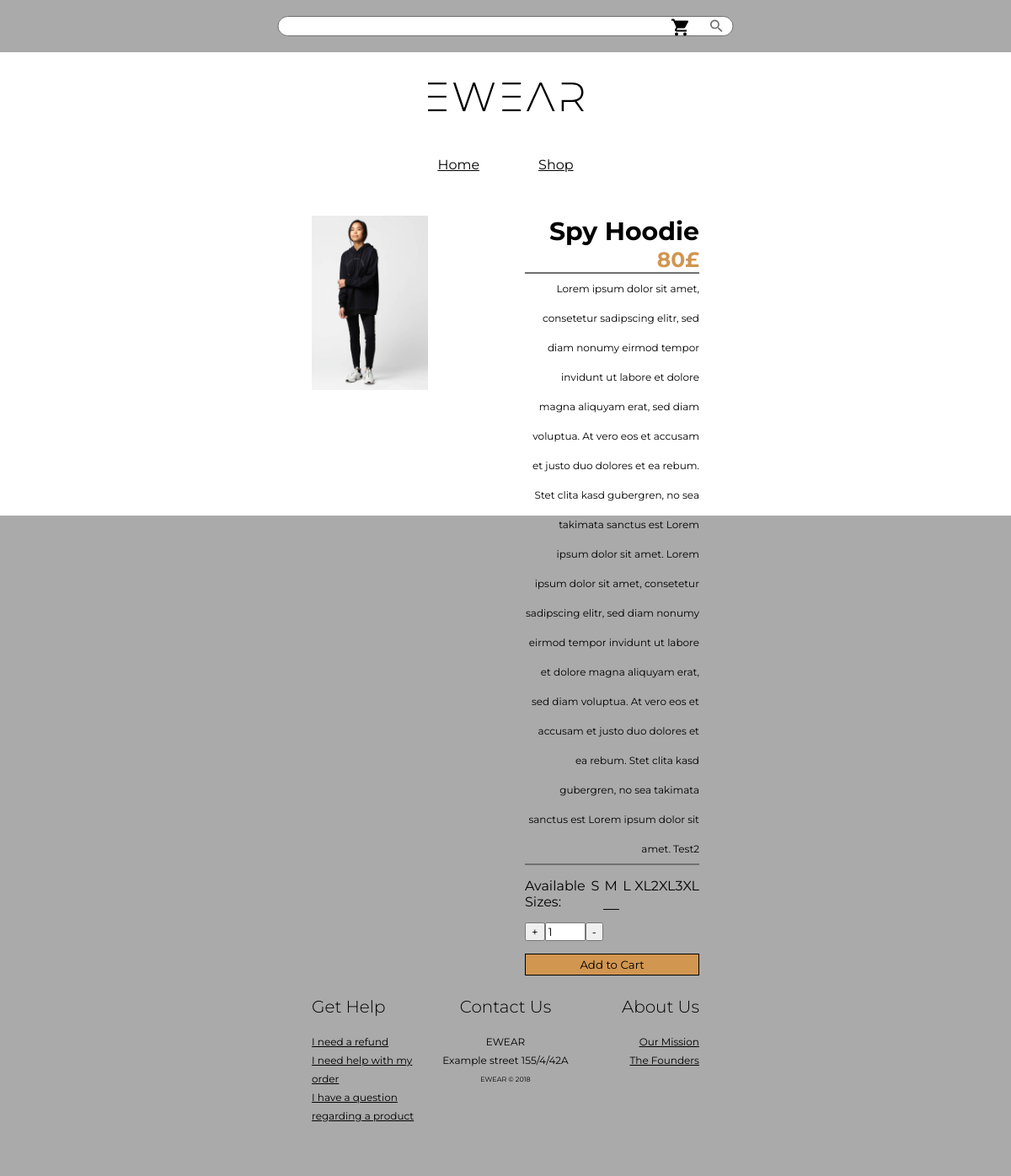
The app's page /shop/prod/Spy Hoodie with its own data.
### tables this page shows
CREATE TABLE `products` (
  `id` int(11) NOT NULL,
  `title` varchar(100) NOT NULL,
  `product_desc` varchar(500) NOT NULL,
  `product_desc_long` text NOT NULL,
  `base_price` int(11) NOT NULL,
  `image` varchar(200) NOT NULL,
  `created_at` int(11) NOT NULL,
  `in_stock` tinyint(1) NOT NULL,
  `data` text NOT NULL,
  `category_fs` int(11) NOT NULL
);

### app/helper.php (called while the page is built, shortened)
<?php
function load_view($view, $data=array()){
	require __DIR__."/../views/sites/".$view.".php";
}

### app/Controllers/Shop.php (called while the page is built, shortened)
<?php
class Shop extends Controller
{
	public function prod($parm){
		$product=new Product();
		$data['prod']=$product->getProduct($parm);
		$this->view->files_css=['product.css'];
		$this->view->render("shop/prod", $data);
	}
}

### index.php (called while the page is built, shortened)
<?php
spl_autoload_register(function($class){
	$path=str_replace("App\\", "app/", $class);
	$path=str_replace("\\", "/", $path);
	$path=__DIR__."/".$path.".php";
});
require __DIR__."/app/helper.php";
$app= new Bootstrap();

### app/Core/Model.php (called while the page is built, shortened)
<?php
class Model{
	public function __construct(){
		$this->db = new Database();
	}
}

### config/db.php (called while the page is built)
<?php
return[
	"host"=>"localhost",
	"user"=>"root",
	"pass"=>"",
	"name"=>"ewear"
];

### app/Libs/Database.php (called while the page is built, shortened)
<?php
class Database extends \mysqli
{
	public function __construct()
	{
		$db_config=require __DIR__."/../../config/db.php";
	}
}

### app/Models/Product.php (called while the page is built, shortened)
<?php
class Product extends Model{
	protected $table_name = "products";
	public function getProduct($name=null){
		if ($name!=null&&is_string($name)){
			$sql="SELECT * FROM {$this->table_name} WHERE title='$name' LIMIT 1";
			$stmt=$this->db->query($sql)->fetch_assoc();
			return $stmt;
		}
		else return false;
	}
}

### views/sites/shop/prod.php (the view, shortened to what this page needs)
<div class="container">
	<div class="content">
		<?php if(!empty($prod)):?>
			<img class="prodimg" src="<?php if($prod['image']==""){echo APP_URL."assets/images/product/none.jpg";}else echo APP_URL."assets/images/product/".$prod['image']?>" alt="product image">
		<div class="text">
			<h2><?php echo $prod['title']?></h2>
			<h3><?php echo $prod['base_price']?>&pound;</h3>
			<hr>
			<p><?php echo $prod['product_desc_long']?></p>
			<hr>
			<form method="post">
				<div class="order">
					<div class="size">
						 Available Sizes:
						 <label for="S">S</label>
						 <label for="M">M</label>
						 <label for="L">L</label>
						 <label for="XL">XL</label>
						 <label for="2XL">2XL</label>
						 <label for="3XL">3XL</label>
					</div>
					<div class="quantity">
						<button type="button" onclick="document.querySelector('.amount').stepUp(1)">+</button><input name="num" type="number" min="1" max="10" value="1" class="amount" readonly><button type="button" onclick="document.querySelector('.amount').stepDown(1)">-</button>
					</div>
					<?php if ($prod['in_stock']==1):?>
					<input type="submit" name="submit" id="submit" class="submit" value="Add to Cart">
					<?php else:?>
					<input type="submit" name="locked" id="locked" class="submit" disabled value="This item is currently unavailable">
					<?php endif;?>
				</div>
			</form>
		</div>
		<?php else:?>
		<?php header("Location:".APP_URL."error/query");?>
		<?php endif;?>
	</div>
</div>

### assets/css/css.css (style rules this page uses)
* { box-sizing: border-box; margin: 0; font-family: "Montserrat", sans-serif; }
.nav-main>.options>a>svg { height: 24px; transform: translateY(15%); }
.container { padding: 0 370px; }

### assets/css/product.css (style rules this page uses)
.content>.prodimg { width: 30%; }
.content>.text { float: right; }
.content>.text>* { text-align: right; }
.content>.text>h2 { font-size: 30px; }
.content>.text>h3 { color: #D19650; font-size: 25px; }
.content>.text { width: 45%; }
.content>.text>p { font-size: 12px; line-height: 35px; }
.content>.text>hr { border: 1px solid #707070; }
.size>label { position: relative; }
input[type="radio"]:checked+label:after { content: ''; position: absolute; width: 100%; bottom: 0; left: 0; border-bottom: 1px solid black; }
.text>form>.order { display: flex; text-align: initial; flex-direction: column; }
form>.order>.size { display: flex; flex-basis: 100%; justify-content: space-between; }
.size>label { width: 30px; text-align: center; cursor: pointer; }
form>.order>* { margin-top: 15px; }
form>.order>input.submit { height: 26px; background-color: #D19650; border: 1px solid black; cursor: pointer; }

### records on screen
products: image (picture), title "Spy Hoodie", base_price "80", product_desc_long "Lorem ipsum dolor sit amet, consetetur sadipscing elitr, sed diam nonumy eirmod tempor invidunt ut labore et dolore magna aliquyam erat, sed diam voluptua. At vero eos et accusam et justo duo dolores et ea rebum. Stet clita kasd gubergren, no sea takimata sanctus est Lorem ipsum dolor sit amet. Lorem ipsum dolor sit amet, consetetur sadipscing elitr, sed diam nonumy eirmod tempor invidunt ut labore et dolore magna aliquyam erat, sed diam voluptua. At vero eos et accusam et justo duo dolores et ea rebum. Stet clita kasd gubergren, no sea takimata sanctus est Lorem ipsum dolor sit amet. Test2"
